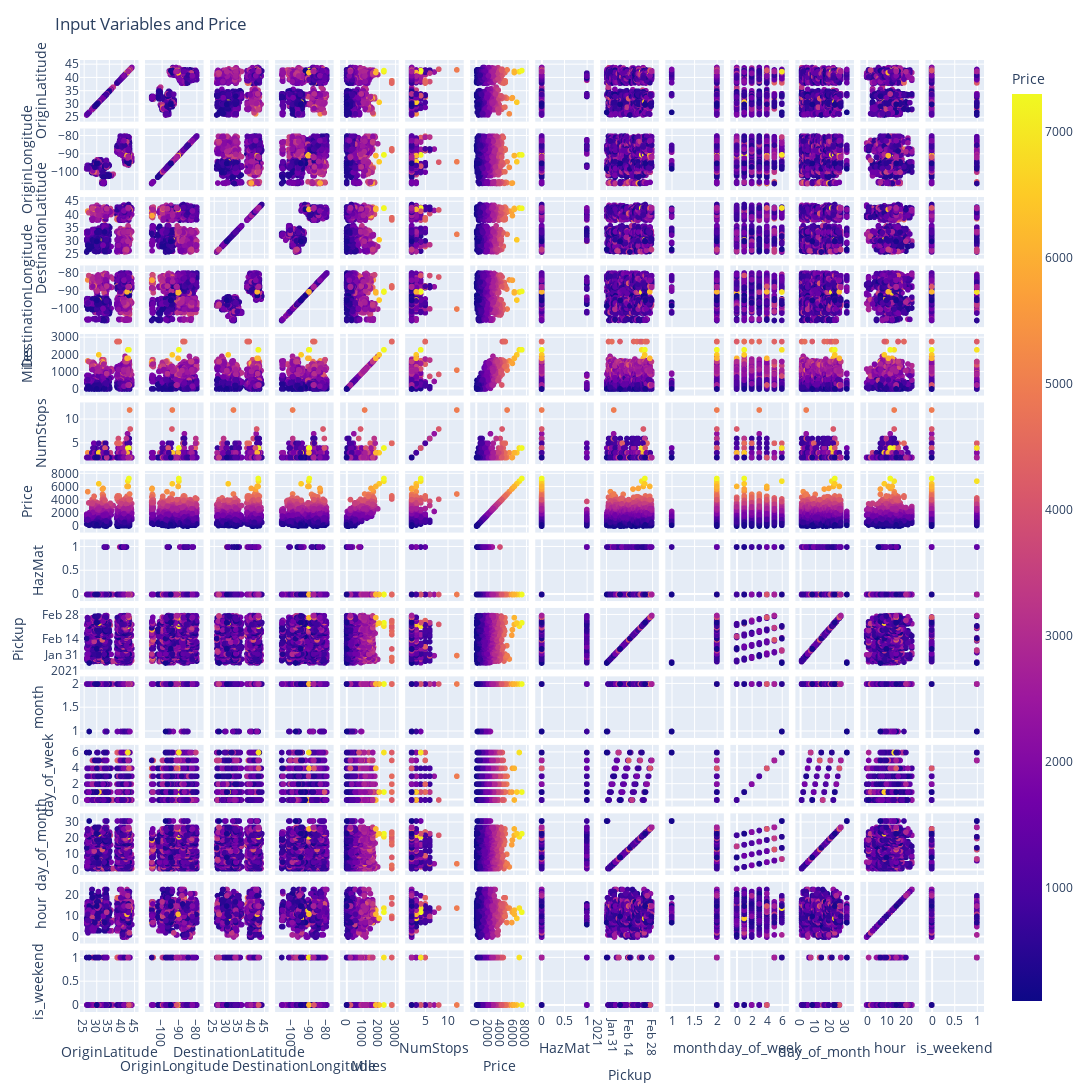

The code cell stored with this chart in its notebook:
### Code cell
fig = px.scatter_matrix(train,
                        dimensions=['OriginLatitude', 
                                    'OriginLongitude', 
                                    'DestinationLatitude',
                                    'DestinationLongitude', 
                                    'Miles', 
                                    'NumStops', 
                                    'Price', 
                                    'HazMat',
                                    'Pickup', 
                                    'month', 
                                    'day_of_week', 
                                    'day_of_month',
                                    'hour', 
                                    'is_weekend'],
                        color="Price")

fig.update_layout(
    title='Input Variables and Price',
    dragmode='select',
    width=1400,
    height=1400,
    hovermode='closest')

fig.update_traces(diagonal_visible=True)
fig.show()

### Figure 1 — Plotly figure (JSON) as saved in the notebook; plotly's stock layout.template omitted (floating-point values rounded to 4 significant figures; data arrays with more than 128 entries replaced by an {"elided": "..."} marker saying what was removed)
{"data": [{"diagonal": {"visible": true}, "dimensions": [{"axis": {"matches": true}, "label": "OriginLatitude", "values": {"elided": "5000 float values"}}, {"axis": {"matches": true}, "label": "OriginLongitude", "values": {"elided": "5000 float values"}}, {"axis": {"matches": true}, "label": "DestinationLatitude", "values": {"elided": "5000 float values"}}, {"axis": {"matches": true}, "label": "DestinationLongitude", "values": {"elided": "5000 float values"}}, {"axis": {"matches": true}, "label": "Miles", "values": {"elided": "5000 int values"}}, {"axis": {"matches": true}, "label": "NumStops", "values": {"elided": "5000 int values"}}, {"axis": {"matches": true}, "label": "Price", "values": {"elided": "5000 int values"}}, {"axis": {"matches": true}, "label": "HazMat", "values": {"elided": "5000 int values"}}, {"axis": {"matches": true}, "label": "Pickup", "values": {"elided": "5000 str values"}}, {"axis": {"matches": true}, "label": "month", "values": {"elided": "5000 int values"}}, {"axis": {"matches": true}, "label": "day_of_week", "values": {"elided": "5000 int values"}}, {"axis": {"matches": true}, "label": "day_of_month", "values": {"elided": "5000 int values"}}, {"axis": {"matches": true}, "label": "hour", "values": {"elided": "5000 int values"}}, {"axis": {"matches": true}, "label": "is_weekend", "values": {"elided": "5000 int values"}}], "hovertemplate": "%{xaxis.title.text}=%{x}<br>%{yaxis.title.text}=%{y}<br>Price=%{marker.color}<extra></extra>", "legendgroup": "", "marker": {"color": {"elided": "5000 int values"}, "coloraxis": "coloraxis", "symbol": "circle"}, "name": "", "showlegend": false, "type": "splom"}], "layout": {"coloraxis": {"colorbar": {"title": {"text": "Price"}}, "colorscale": [[0, "#0d0887"], [0.1111, "#46039f"], [0.2222, "#7201a8"], [0.3333, "#9c179e"], [0.4444, "#bd3786"], [0.5556, "#d8576b"], [0.6667, "#ed7953"], [0.7778, "#fb9f3a"], [0.8889, "#fdca26"], [1, "#f0f921"]]}, "dragmode": "select", "height": 1400, "hovermode": "closest", "legend": {"tracegroupgap": 0}, "margin": {"t": 60}, "title": {"text": "Input Variables and Price"}, "width": 1400, "xaxis": {"autorange": true, "range": [23.81, 46.11], "type": "linear"}, "xaxis10": {"autorange": true, "range": [0.8779, 2.122], "type": "linear"}, "xaxis11": {"autorange": true, "range": [-0.7327, 6.733], "type": "linear"}, "xaxis12": {"autorange": true, "range": [-2.663, 34.66], "type": "linear"}, "xaxis13": {"autorange": true, "range": [-2.809, 25.81], "type": "linear"}, "xaxis14": {"autorange": true, "range": [-0.1221, 1.122], "type": "linear"}, "xaxis2": {"autorange": true, "range": [-109.2, -76.83], "type": "linear"}, "xaxis3": {"autorange": true, "range": [23.81, 46.15], "type": "linear"}, "xaxis4": {"autorange": true, "range": [-109.2, -76.83], "type": "linear"}, "xaxis5": {"autorange": true, "range": [-340.4, 3117.0], "type": "linear"}, "xaxis6": {"autorange": true, "range": [0.7789, 13.22], "type": "linear"}, "xaxis7": {"autorange": true, "range": [-779.2, 8179.0], "type": "linear"}, "xaxis8": {"autorange": true, "range": [-0.1221, 1.122], "type": "linear"}, "xaxis9": {"autorange": true, "range": ["2021-01-27 22:37:09.6146", "2021-03-03 01:37:50.3854"], "type": "date"}, "yaxis": {"autorange": true, "range": [23.81, 46.11], "type": "linear"}, "yaxis10": {"autorange": true, "range": [0.8779, 2.122], "type": "linear"}, "yaxis11": {"autorange": true, "range": [-0.7327, 6.733], "type": "linear"}, "yaxis12": {"autorange": true, "range": [-2.663, 34.66], "type": "linear"}, "yaxis13": {"autorange": true, "range": [-2.809, 25.81], "type": "linear"}, "yaxis14": {"autorange": true, "range": [-0.1221, 1.122], "type": "linear"}, "yaxis2": {"autorange": true, "range": [-109.2, -76.83], "type": "linear"}, "yaxis3": {"autorange": true, "range": [23.81, 46.15], "type": "linear"}, "yaxis4": {"autorange": true, "range": [-109.2, -76.83], "type": "linear"}, "yaxis5": {"autorange": true, "range": [-340.4, 3117.0], "type": "linear"}, "yaxis6": {"autorange": true, "range": [0.7789, 13.22], "type": "linear"}, "yaxis7": {"autorange": true, "range": [-779.2, 8179.0], "type": "linear"}, "yaxis8": {"autorange": true, "range": [-0.1221, 1.122], "type": "linear"}, "yaxis9": {"autorange": true, "range": ["2021-01-27 22:37:09.6146", "2021-03-03 01:37:50.3854"], "type": "date"}}}
